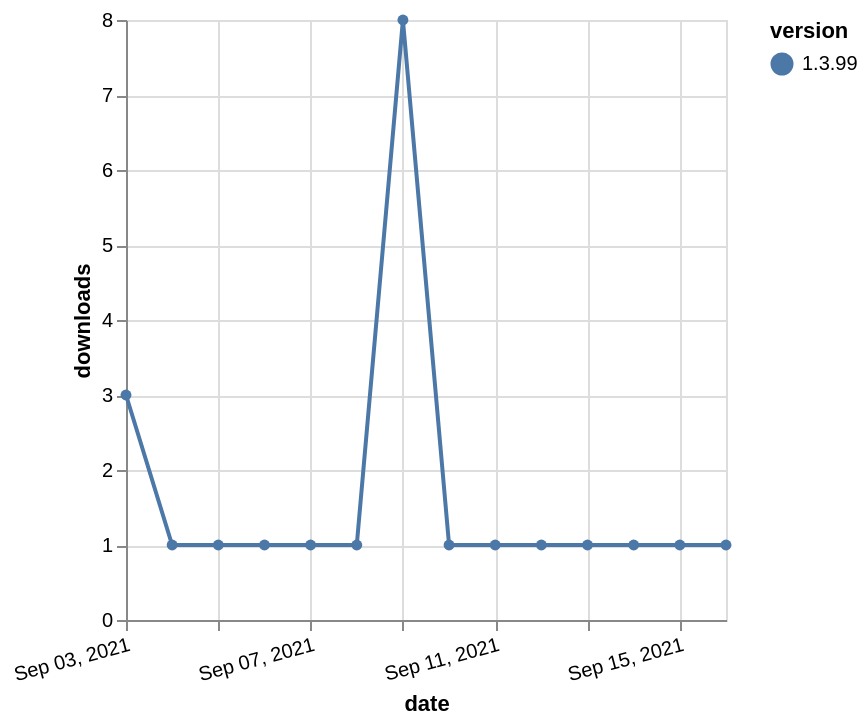

Write the Vega-Lite specification saved for this chart.
### Vega-Lite specification from a JSON file in a GitHub repository (floating-point values rounded to 4 significant figures)
{"$schema": "https://vega.github.io/schema/vega-lite/v5.json", "description": "A simple bar chart with embedded data.", "data": {"values": [{"date": "2021-09-03", "total": 510, "delta": 3, "version": "1.3.99"}, {"date": "2021-09-04", "total": 511, "delta": 1, "version": "1.3.99"}, {"date": "2021-09-05", "total": 512, "delta": 1, "version": "1.3.99"}, {"date": "2021-09-06", "total": 513, "delta": 1, "version": "1.3.99"}, {"date": "2021-09-07", "total": 514, "delta": 1, "version": "1.3.99"}, {"date": "2021-09-08", "total": 515, "delta": 1, "version": "1.3.99"}, {"date": "2021-09-09", "total": 523, "delta": 8, "version": "1.3.99"}, {"date": "2021-09-10", "total": 524, "delta": 1, "version": "1.3.99"}, {"date": "2021-09-11", "total": 525, "delta": 1, "version": "1.3.99"}, {"date": "2021-09-12", "total": 526, "delta": 1, "version": "1.3.99"}, {"date": "2021-09-13", "total": 527, "delta": 1, "version": "1.3.99"}, {"date": "2021-09-14", "total": 528, "delta": 1, "version": "1.3.99"}, {"date": "2021-09-15", "total": 529, "delta": 1, "version": "1.3.99"}, {"date": "2021-09-16", "total": 530, "delta": 1, "version": "1.3.99"}]}, "width": "container", "mark": {"type": "line", "point": {"filled": true}}, "encoding": {"x": {"field": "date", "type": "temporal", "timeUnit": "yearmonthdate", "title": "date", "axis": {"labelAngle": -15}}, "y": {"field": "delta", "type": "quantitative", "title": "downloads"}, "color": {"field": "version", "type": "nominal"}, "tooltip": {"field": "delta"}}}
